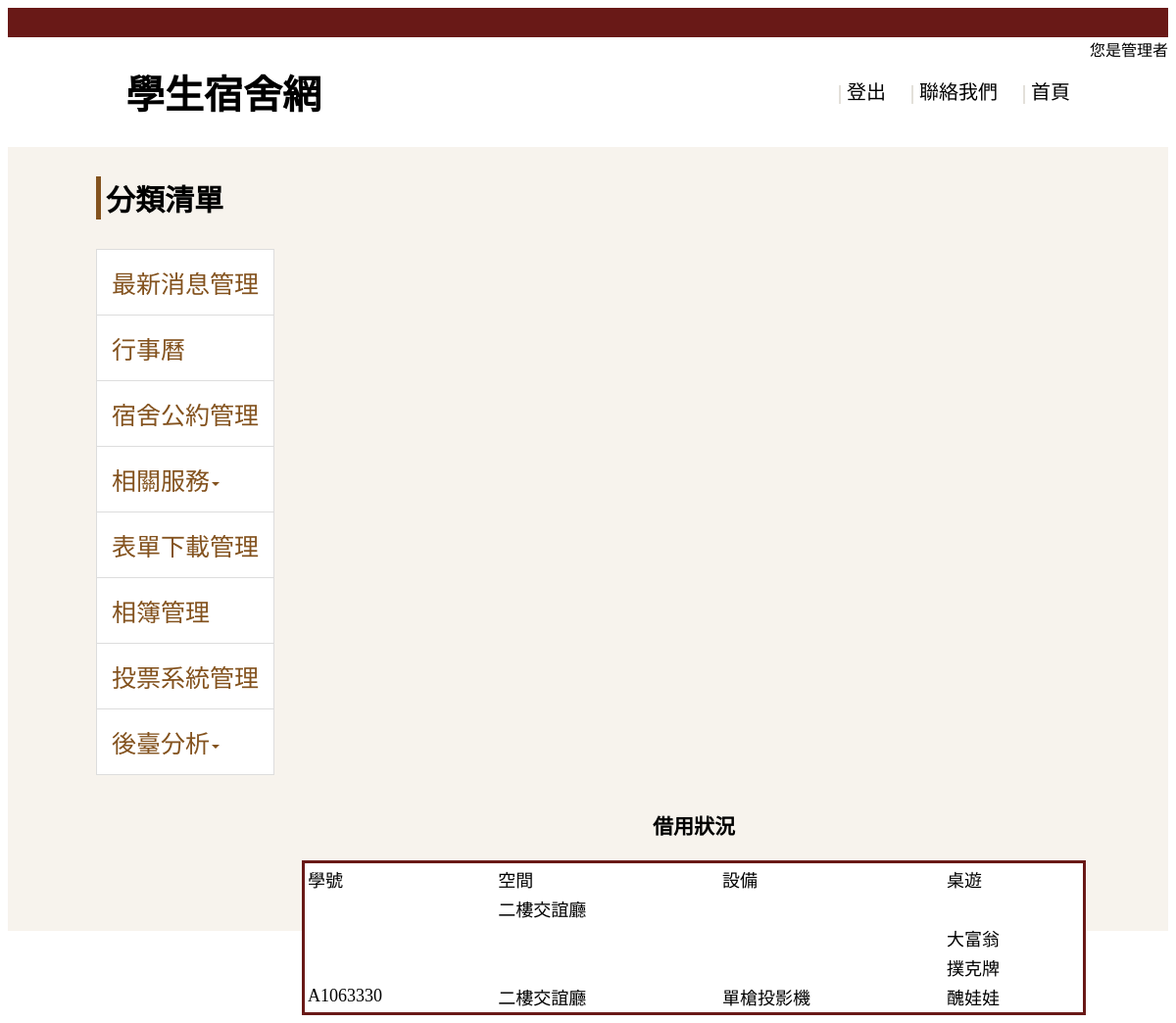
The page /codefile/borrowadmin.php (signed in) on the database its author committed.
### tables this page shows
CREATE TABLE `borrowresult` (
  `userID` varchar(10) NOT NULL,
  `place` varchar(10) NOT NULL,
  `item` varchar(10) NOT NULL,
  `game` varchar(10) NOT NULL
);

### codefile/borrowadmin.php (the view, shortened to what this page needs)
<!DOCTYPE html>
<html lang="en">
<head>
  <link rel="stylesheet" href="borrowadmin.css">
</head>
<body>
  <div class="wrap">
    <div class="header">
      <div class="topbar"></div>
      <div class="logo"><h1>學生宿舍網</h1></div>
      <div class="identity"><span>您是管理者</span></div>
      <ul class=headMenu>
        <li><a class="home"href="homer.php">首頁</a></li>
        <li><a class="tell" href="talkr.php">聯絡我們</a></li>
        <li><a class="log" href="logout.php">登出</a></li>
      </ul>
      </div>
      <div class="content">
        <div class="menu">
        <div class="menuh">
          <div class="bf"><h3>分類清單</h3></div>
        </div>
        <ul class=cmenu >
            <li class=List><a href="newsadmin.php">最新消息管理</a></li>
            <li class=List><a href="calendarr.php">行事曆</a></li>
            <li class=List><a href="ruleadmin.php">宿舍公約管理</a></li>
            <li class=List><div class='jjj'><a class=dropdown href="">相關服務<div class="caret"></div></a>
      </div>
          </li>
            <li class=List><a href="downloadadmin.php">表單下載管理</a></li>
            <li class=List><a href="albumadmin.php">相簿管理</a></li>
            <li class=List><a href="voteadmin.php">投票系統管理</a></li>
            <li class=List><div class='jjj'><a class=dropdown href="">後臺分析<div class="caret"></div></a>
</div>
          </li>
        </ul>
        </div>
        <div class="borrow">
		<form>
<h3>借用狀況</h3>
<?php
	if(!isset($_SESSION['root'])){
		header("location:iliglelogin.php");
	}
	else{
$link=mysqli_connect('localhost','root','j0917510727','php');
$sql="SELECT * FROM borrowresult";
?>
<table width="800"class=table frame=void>
<tr>
	<td>學號</td>
	<td>空間</td>
	<td>設備</td>
	<td>桌遊</td>
</tr>
<?php
if($result=mysqli_query($link,$sql)){
	while($row=mysqli_fetch_assoc($result)){
		echo '<tr>
				<td>'.$row['userID'].'</td>
				<td>'.$row['place'].'</td>
				<td>'.$row['item'].'</td>
				<td>'.$row['game'].'</td>
			 </tr>';
	}
}
	}
 ?>
</table>
</form>
      </div>
      </div>
    </div>
</body>
</html>

### codefile/borrowadmin.css (style rules this page uses)
li { margin: 0; padding: 0; display: list-item; text-align: -webkit-match-parent; list-style: none; }
a { color: #83521e; text-decoration: none; outline: none; }
.wrap { min-width: 80%; }
.header .topbar { display: block; background: #691917; height: 30px; }
.content { background-color: #f7f3ed; height: 100vh; }
.logo h1 { float: left; margin-left: 120px; font-size: 40px; font-weight: bold; font-family: 'microsoft yahei'; }
.identity span { float: right; }
.headMenu { float: right; margin-top: 40px; }
.headMenu a { font-size: 20px; color: #000; }
.headMenu a::before { color: #C8C2B6; font-size: 1em; content: "|"; padding: 5px 5px; display: inline-block; }
.headMenu li { float: right; }
.headMenu .tell { margin-left: 20px; margin-right: 20px; }
.headMenu .home { margin-right: 20px; }
.bf h3 { font-size: 30px; font-weight: bold; font-family: 'microsoft yahei'; }
.cmenu { margin-top: 30px; margin-left: 50px; }
.menu { float: left; }
.menuh { border-left: solid 5px #83521e; padding-left: 5px; margin-left: 90px; }
.caret { display: inline-block; width: 0; height: 0; margin-left: 2px; vertical-align: middle; border-top: 4px solid; border-right: 4px solid transparent; border-left: 4px solid transparent; }
.cmenu a { display: block; padding: 15px; font-size: 25px; font-family: 'microsoft yahei'; }
.List { position: relative; display: block; padding: 0; margin-bottom: -1px; background-color: #fff; border: 1px solid #ddd; }
.borrow { margin-left: 300px; float: left; font-size: 18px; font-family: 'microsoft yahei' }
.borrow h3 { text-align: center; }
.table { background-color:white; color:black; font-family: 'microsoft yahei'; border:3px solid #691917; }

### rows shown on the page
borrowresult: place "二樓交誼廳"
borrowresult: game "大富翁"
borrowresult: game "撲克牌"
borrowresult: userID "A1063330", place "二樓交誼廳", item "單槍投影機", game "醜娃娃"
